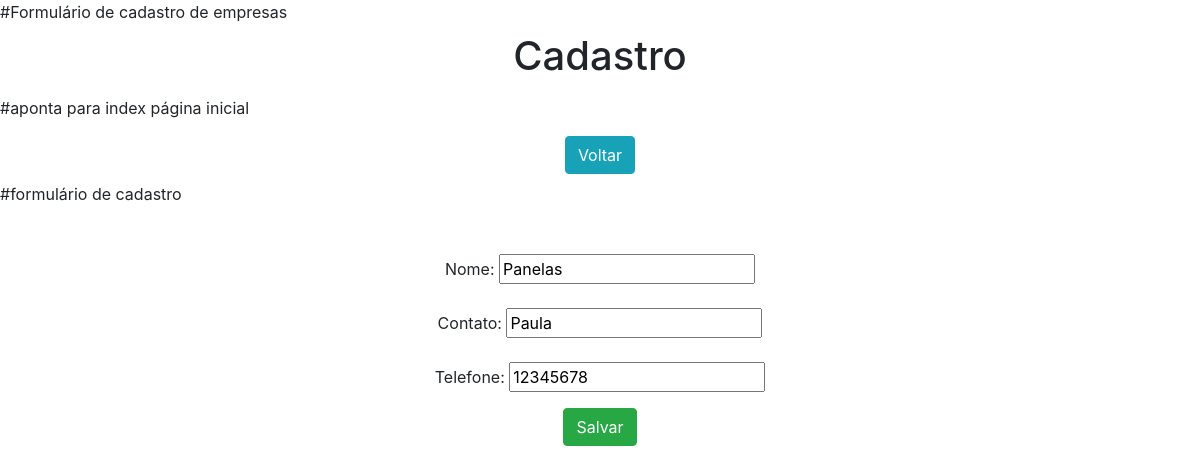
/edit/3/, run on an earlier commit of the app's database.
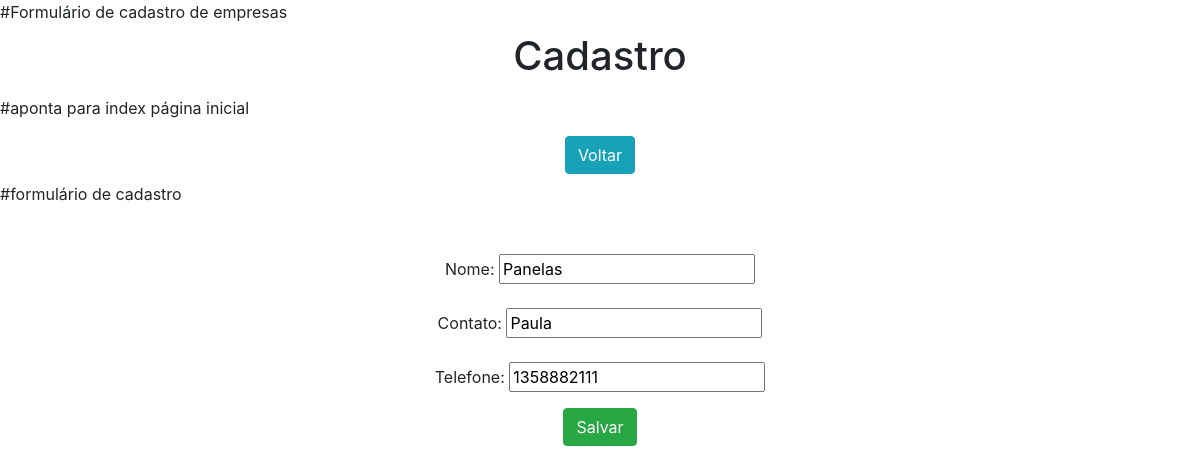
And on a later commit of the database.
### app/models.py (models this page shows, shortened)
class Empresa(models.Model):
    Nome = models.CharField(max_length=150)
    Contato = models.CharField(max_length=100)
    Telefone = models.IntegerField()

### app/views.py (the view)
# urls.py: path('edit/<int:pk>/', edit, name='edit'),
def edit(request, pk):
    data = {}
    data['db'] = Empresa.objects.get(pk=pk)
    data['form'] = EmpresaForm(instance=data['db'])
    return render(request, 'form.html', data)

### app/forms.py
class EmpresaForm(ModelForm):
    class Meta:
        model = Empresa
        fields = ['Nome', 'Contato', 'Telefone']

### app/templates/form.html (shortened to what this page needs)
<!DOCTYPE html>
<html lang="pt-br">
<head>
    <link rel="stylesheet" href="https://stackpath.bootstrapcdn.com/bootstrap/4.4.1/css/bootstrap.min.css">
</head>
<body>
    <div class="col-8 m-auto pt-2 pb-2 text-center">
        <h1>Cadastro</h1>
    </div>
#aponta para index página inicial
    <div class="col-8 m-auto pt-3 pb-2 text-center">
        <a href="/" class="btn btn-info">Voltar</a>
    </div>
#formulário de cadastro
    <div class="col-8 m-auto pt-4 pb-2 text-center">
        <form name="form" id="form" action="{% if db %}/update/{{db.id}}/{%else%}/create/{% endif %}" method="post">
        <div class="form-group mt-4">Nome: {{form.Nome}}</div>
        <div class="form-group mt-4">Contato: {{form.Contato}}</div>
        <div class="form-group mt-4">Telefone: {{form.Telefone}}</div>
        <input type="submit" class="btn btn-success" value="Salvar">
    </form>
    </div>
</body>
</html>

What changed in the data, as far as the page shows it:
changed Empresa "Panelas": Telefone "12345678" → "1358882111"
